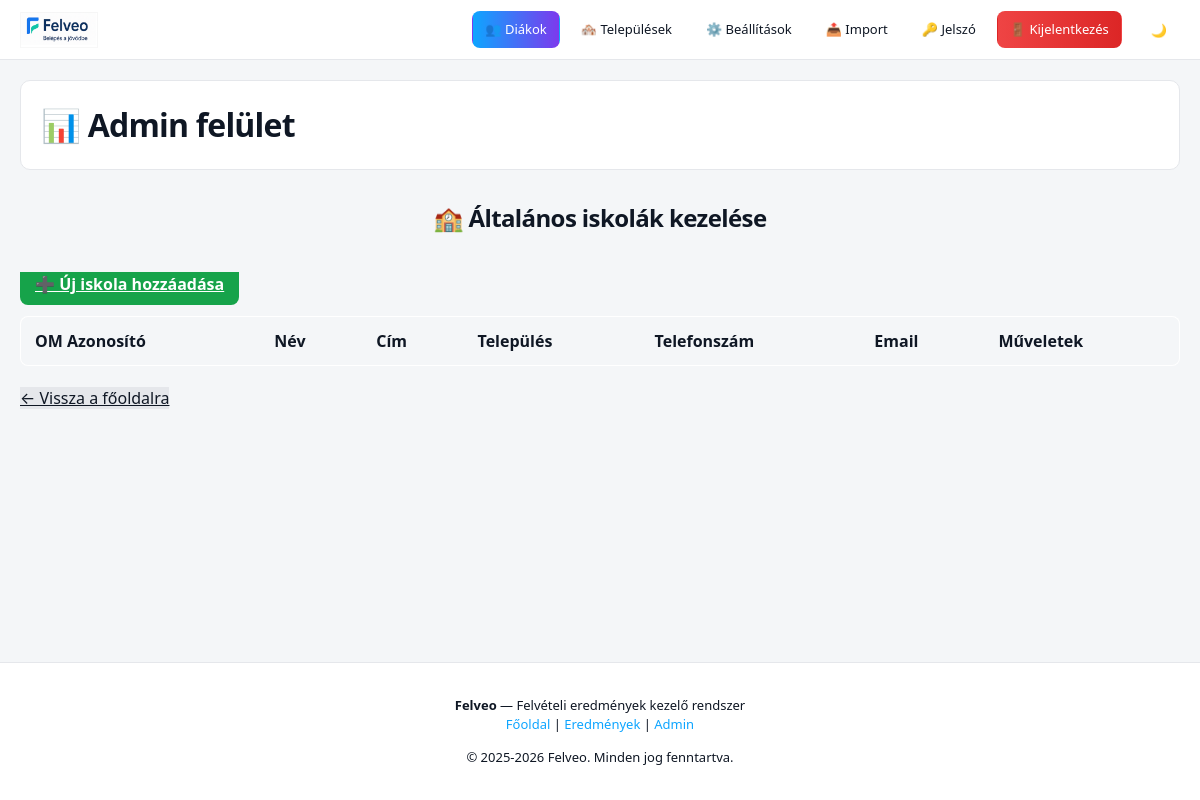
Page /admin_dashboard.php?action=schools (signed in) on the earlier database version.
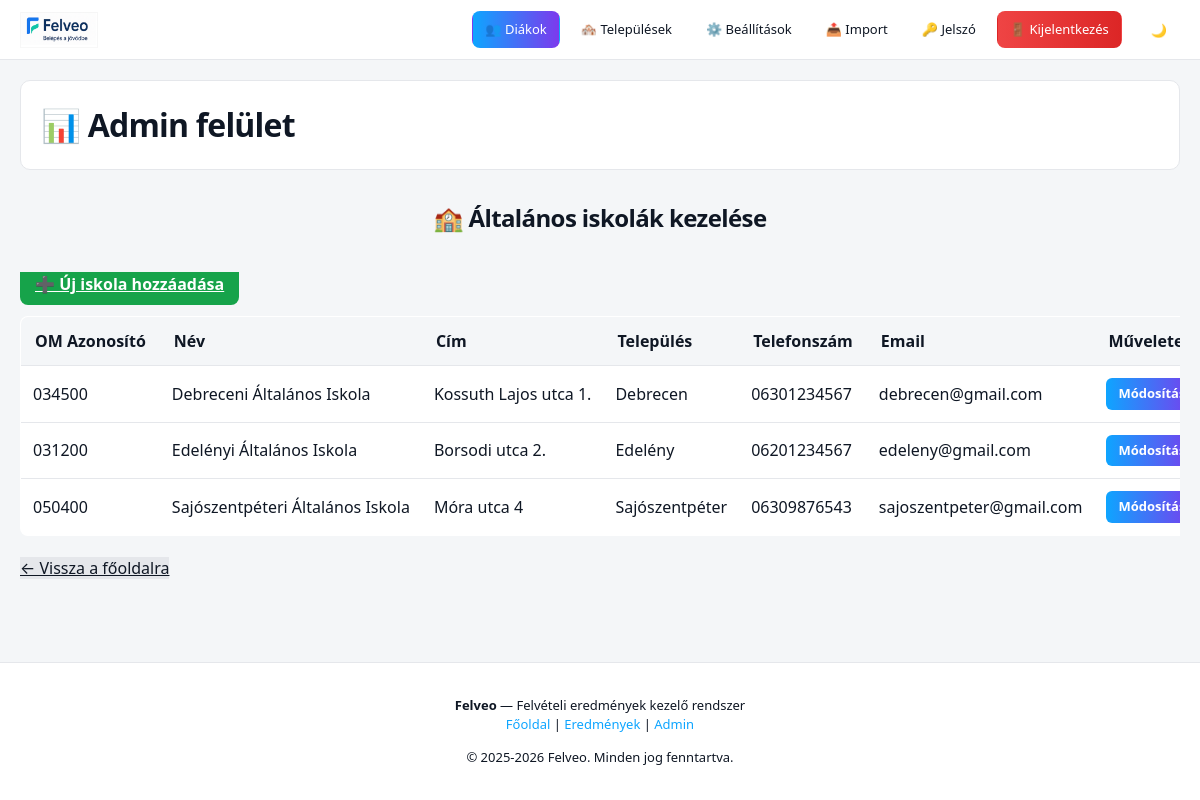
Same page on the later database version.
### tables this page shows
CREATE TABLE `altalanos_iskolak` (
  `om_azonosito` char(6) NOT NULL,
  `nev` varchar(150) NOT NULL,
  `cim` varchar(200) NOT NULL,
  `telefonszam` varchar(20) DEFAULT NULL,
  `email` varchar(100) DEFAULT NULL,
  `iranyitoszam` char(4) NOT NULL,
  `telepules` varchar(100) NOT NULL
);

### admin_dashboard.php (the view, shortened to what this page needs)
<?php
require 'config.php';
$action = $_GET['action'] ?? '';
$schools_stmt = $pdo->prepare("SELECT * FROM altalanos_iskolak ORDER BY nev");
$schools_stmt->execute();
$schools = $schools_stmt->fetchAll(PDO::FETCH_ASSOC);
?>
<!DOCTYPE html>
<html lang="hu">
<head>
    <link rel="stylesheet" href="style.css">
</head>
<body>
    <?php require 'navbar.php'; ?>
    <div class="admin-container">
        <div class="header">
            <h1>📊 Admin felület</h1>
        </div>
        <?php if ($action === 'edit_school' && isset($_GET['om'])): ?>
            <?php
            $om = $_GET['om'];
            $school_stmt = $pdo->prepare("SELECT * FROM altalanos_iskolak WHERE om_azonosito = ?");
            $school_stmt->execute([$om]);
            $school = $school_stmt->fetch(PDO::FETCH_ASSOC);
            ?>
            <div class="edit-form-wrapper">
                <h2><?php echo htmlspecialchars($school['nev']); ?> - Módosítás</h2>
                <form method="POST" class="form-section">
                    <input type="hidden" name="action" value="update_school">
                    <input type="hidden" name="om_azonosito" value="<?php echo $school['om_azonosito']; ?>">
                    <div class="form-group">
                        <label>OM Azonosító:</label>
                        <input type="text" value="<?php echo $school['om_azonosito']; ?>" disabled>
                    </div>
                    <div class="form-group">
                        <label>Név:</label>
                        <input type="text" name="nev" value="<?php echo htmlspecialchars($school['nev']); ?>" required>
                    </div>
                    <div class="form-group">
                        <label>Cím:</label>
                        <input type="text" name="cim" value="<?php echo htmlspecialchars($school['cim']); ?>" required>
                    </div>
                    <div class="form-group">
                        <label>Telefonszám:</label>
                        <input type="text" name="telefonszam" value="<?php echo htmlspecialchars($school['telefonszam'] ?? ''); ?>">
                    </div>
                    <div class="form-group">
                        <label>Email:</label>
                        <input type="email" name="email" value="<?php echo htmlspecialchars($school['email'] ?? ''); ?>">
                    </div>
                    <div class="form-group">
                        <label>Irányítószám:</label>
                        <input type="text" name="iranyitoszam" value="<?php echo htmlspecialchars($school['iranyitoszam'] ?? ''); ?>">
                    </div>
                    <div class="form-group">
                        <label>Település:</label>
                        <input type="text" name="telepules" value="<?php echo htmlspecialchars($school['telepules'] ?? ''); ?>">
                    </div>
                    <button type="submit" class="btn-success">💾 Módosítások mentése</button>
                </form>
                <div class="back-button-wrapper">
                    <a href="admin_dashboard.php?action=schools" class="btn-secondary">← Vissza az iskolák listájához</a>
                </div>
            </div>
        <?php elseif ($action === 'schools'): ?>
            <h2>🏫 Általános iskolák kezelése</h2>
            <div class="schools-list">
                <div class="action-buttons">
                    <a href="?action=add_school" class="btn-success">➕ Új iskola hozzáadása</a>
                </div>
                <table>
                    <thead>
                        <tr>
                            <th>OM Azonosító</th>
                            <th>Név</th>
                            <th>Cím</th>
                            <th>Település</th>
                            <th>Telefonszám</th>
                            <th>Email</th>
                            <th>Műveletek</th>
                        </tr>
                    </thead>
                    <tbody>
                        <?php foreach ($schools as $school): ?>
                            <tr>
                                <td><?php echo htmlspecialchars($school['om_azonosito']); ?></td>
                                <td><?php echo htmlspecialchars($school['nev']); ?></td>
                                <td><?php echo htmlspecialchars($school['cim']); ?></td>
                                <td><?php echo htmlspecialchars($school['telepules'] ?? '-'); ?></td>
                                <td><?php echo htmlspecialchars($school['telefonszam'] ?? '-'); ?></td>
                                <td><?php echo htmlspecialchars($school['email'] ?? '-'); ?></td>
                                <td>
                                    <a href="?action=edit_school&om=<?php echo urlencode($school['om_azonosito']); ?>" class="edit-btn">Módosítás</a>
                                </td>
                            </tr>
                        <?php endforeach; ?>
                    </tbody>
                </table>
            </div>
            <div class="back-button-wrapper">
                <a href="admin_dashboard.php" class="btn-secondary">← Vissza a főoldalra</a>
            </div>
        <?php endif; ?>
    </div>
    <?php require 'footer.php'; ?>
</body>
</html>

### navbar.php (shortened to what this page needs)
<?php
$is_admin = !empty($_SESSION['is_admin']);
$current = basename($_SERVER['PHP_SELF']);
?>
<nav class="nav">
    <a href="index.php" class="brand">
        <img src="assets/logo.png" alt="Felveo Logo" class="logo">
    </a>
    <div class="links">
        <?php if ($is_admin): ?>
            <a href="admin_dashboard.php" class="<?php echo $current === 'admin_dashboard.php' ? 'primary' : ''; ?>">👥 Diákok</a>
            <a href="admin_telepulesek.php" class="<?php echo $current === 'admin_telepulesek.php' ? 'primary' : ''; ?>">🏘️ Települések</a>
            <a href="admin_settings.php" class="<?php echo $current === 'admin_settings.php' ? 'primary' : ''; ?>">⚙️ Beállítások</a>
            <a href="import.php" class="<?php echo $current === 'import.php' ? 'primary' : ''; ?>">📤 Import</a>
            <a href="admin_change_password.php" class="<?php echo $current === 'admin_change_password.php' ? 'primary' : ''; ?>">🔑 Jelszó</a>
            <a href="admin_logout.php" class="logout">🚪 Kijelentkezés</a>
        <?php endif; ?>
        <button id="themeToggle" class="theme-btn">🌙</button>
    </div>
</nav>

### footer.php (shortened to what this page needs)
<footer class="footer-wrapper">
    <p>
        <strong>Felveo</strong> — Felvételi eredmények kezelő rendszer<br>
        <a href="index.php">Főoldal</a> |
        <a href="eredmeny.php">Eredmények</a> |
        <a href="admin_login.php">Admin</a>
    </p>
    <p>© 2025-2026 Felveo. Minden jog fenntartva.</p>
</footer>

### style.css (style rules this page uses)
:root { --bg: #f4f6f8; --card-bg: #ffffff; --text: #0f1724; --primary: #0ea5ff; --logo-filter: none; --logo-filter-dark: invert(1) brightness(1.15) saturate(1.1); --primary-2: #7c3aed; --primary-hover: #0284c7; --border: #e5e7eb; --success: #16a34a; --error: #dc2626; --transition: all 0.3s ease; --navbar-height: 60px; }
*, *::before, *::after { box-sizing: border-box; -webkit-tap-highlight-color: transparent; }
body { margin: 0; padding: var(--navbar-height) 0 0 0; font-family: "Segoe UI", system-ui, -apple-system, sans-serif; background: var(--bg); color: var(--text); min-height: 100vh; display: flex; flex-direction: column; line-height: 1.5; }
h1, h2 { margin: 0 0 16px 0; font-weight: 700; letter-spacing: -0.025em; text-align: center; }
.nav { position: fixed; top: 0; left: 0; right: 0; display: flex; justify-content: space-between; align-items: center; width: 100%; max-width: none; margin: 0; padding: 10px 20px; z-index: 900; background: var(--card-bg); border-bottom: 1px solid var(--border); height: var(--navbar-height); }
.nav .brand { font-weight: 800; color: var(--text); font-size: 18px; display: flex; align-items: center; gap: 8px; text-decoration: none; }
.brand img.logo { height: 36px; display: block; filter: var(--logo-filter); transition: filter 0.18s ease; max-width: 120px; width: auto; }
.nav .links { display: flex; gap: 8px; align-items: center; flex-wrap: wrap; justify-content: flex-end; }
.nav .links a, .nav .links button { padding: 8px 12px; border-radius: 8px; text-decoration: none; color: var(--text); border: 1px solid transparent; background: transparent; cursor: pointer; font-size: 13px; font-family: inherit; transition: all 0.3s ease; display: inline-block; white-space: nowrap; }
.nav .links a.primary { background: linear-gradient(90deg, var(--primary), var(--primary-2)); color: white; border-color: transparent; }
.nav .links a.logout { background: linear-gradient(90deg, #ef4444, #dc2626); color: white; border-color: transparent; }
.nav .theme-btn { padding: 8px 10px; border-radius: 8px; background: var(--card-bg); border: 1px solid var(--border); font-size: 16px; cursor: pointer; transition: all 0.3s ease; margin-left: 8px; }
.footer-wrapper { margin-top: auto; padding: 20px; background: var(--card-bg); border-top: 1px solid var(--border); text-align: center; color: var(--text); font-size: 13px; width: 100%; }
.footer-wrapper a { color: var(--primary); text-decoration: none; transition: all 0.3s ease; }
.admin-container { max-width: 1400px; margin: 0 auto; padding: 20px; width: 100%; flex: 1; display: flex; flex-direction: column; }
.header { display: flex; justify-content: space-between; align-items: center; margin-bottom: 30px; background: var(--card-bg); padding: 20px; border-radius: 10px; border: 1px solid var(--border); flex-wrap: wrap; gap: 15px; }
.header h1 { margin: 0; }
.btn-success { background: var(--success); color: white; padding: 10px 15px; border: none; border-radius: 8px; cursor: pointer; font-weight: 600; transition: all 0.3s ease; }
.back-button-wrapper { margin-top: 20px; }
.edit-btn { background: linear-gradient(90deg, var(--primary), var(--primary-2)); color: white; padding: 6px 12px; border-radius: 6px; text-decoration: none; display: inline-block; font-weight: 600; font-size: 13px; transition: all 0.3s ease; }
.schools-list { margin-top: 20px; overflow-x: auto; }
.schools-list table { width: 100%; border-collapse: collapse; background: var(--card-bg); border: 1px solid var(--border); border-radius: 8px; overflow: hidden; min-width: 1000px; }
.schools-list th, .schools-list td { padding: 12px 14px; border-bottom: 1px solid var(--border); text-align: left; vertical-align: middle; }
.schools-list th { background: var(--bg); font-weight: 700; color: var(--text); white-space: nowrap; }
.schools-list td { padding: 12px; border-bottom: 1px solid var(--border); color: var(--text); white-space: nowrap; }
.action-buttons { margin-bottom: 20px; }
.btn-secondary { background: var(--border); color: var(--text); }

Differences in the rows shown:
added altalanos_iskolak: om_azonosito "034500", nev "Debreceni Általános Iskola", cim "Kossuth Lajos utca 1.", telepules "Debrecen", telefonszam "06301234567", email "debrecen@gmail.com"
added altalanos_iskolak: om_azonosito "031200", nev "Edelényi Általános Iskola", cim "Borsodi utca 2.", telepules "Edelény", telefonszam "06201234567", email "edeleny@gmail.com"
added altalanos_iskolak: om_azonosito "050400", nev "Sajószentpéteri Általános Iskola", cim "Móra utca 4", telepules "Sajószentpéter", telefonszam "06309876543", email "sajoszentpeter@gmail.com"
